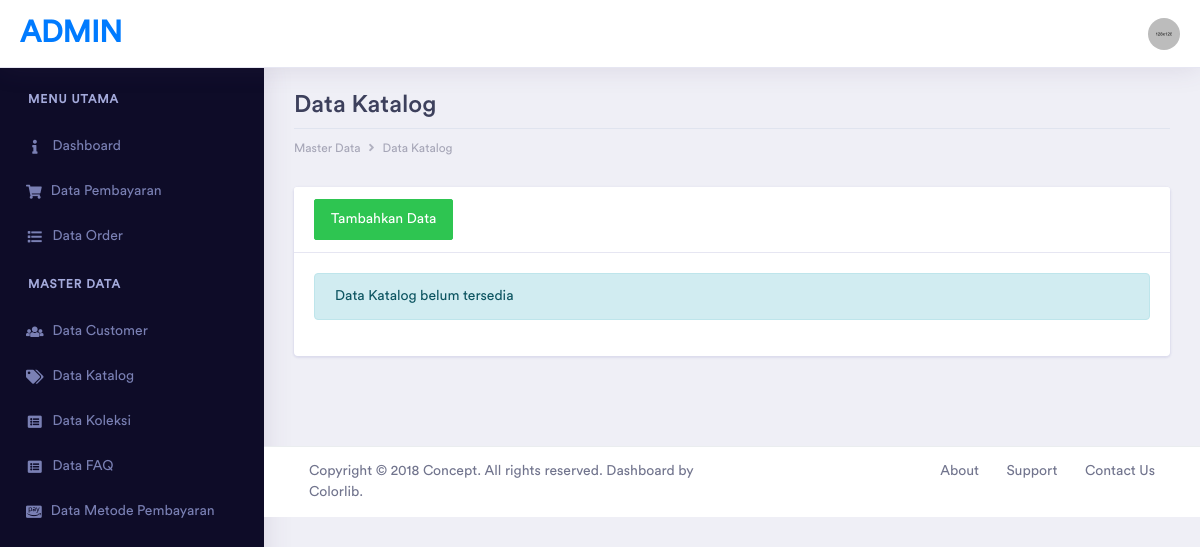
/admin/katalog, run on an earlier commit of the app's database.
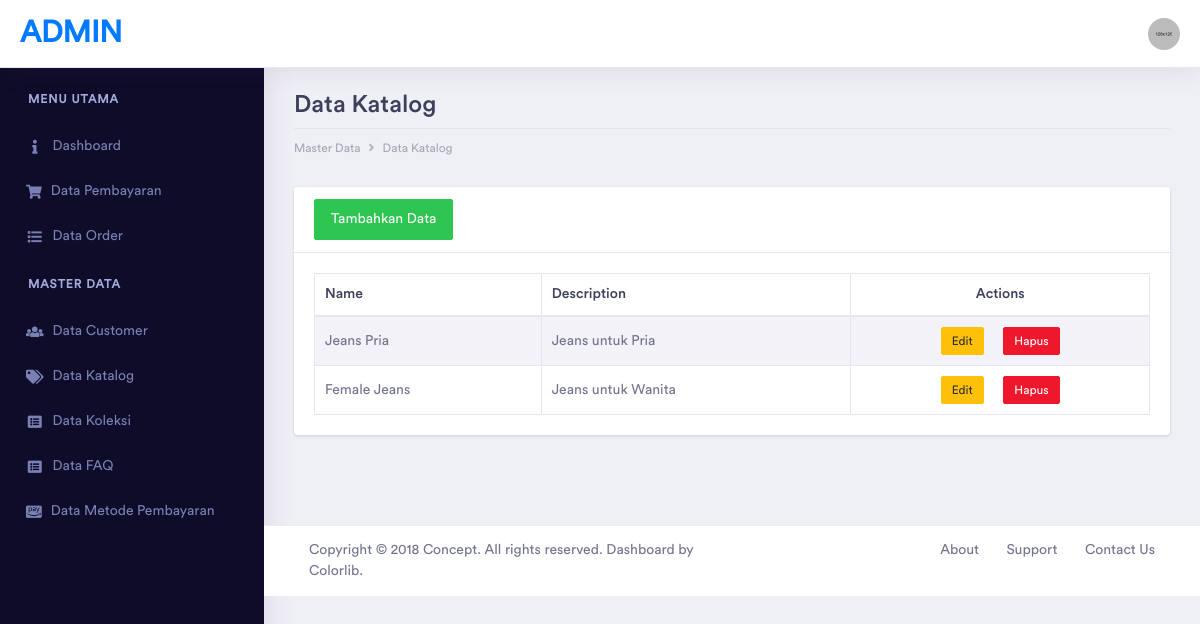
And on a later commit of the database.
### tables this page shows
CREATE TABLE IF NOT EXISTS `catalogs` (
  `id` int(11) NOT NULL AUTO_INCREMENT,
  `name` varchar(255) NOT NULL,
  `description` text,
  `permalink` varchar(255) NOT NULL,
  `created_at` timestamp NULL DEFAULT CURRENT_TIMESTAMP,
  `updated_at` timestamp NULL DEFAULT NULL,
  PRIMARY KEY (`id`)
);

### application/controllers/Catalog.php (called while the page is built, shortened)
<?php
class Catalog extends CI_Controller
{
	public function __construct()
	{
		$this->load->model('Catalog_Model', 'catalog');
	}
	public function list()
	{
		$data['title'] = "Daftar Katalog";
		$data['catalogs'] = $this->catalog->getAll();
		$this->form_validation->set_rules('nama', 'Nama Kategori', 'required|trim|min_length[3]');
		$this->form_validation->set_rules('deskripsi', 'Deskripsi', 'required|trim|min_length[5]');
		if ($this->form_validation->run() == false) {
			$this->load->view("templates/admin_header", $data);
			$this->load->view("admin/katalog", $data);
			$this->load->view("templates/admin_footer");
		}
	}
}

### index.php (called while the page is built, shortened)
<?php
require_once BASEPATH.'core/CodeIgniter.php';

### application/models/Catalog_Model.php (called while the page is built, shortened)
<?php
class Catalog_Model extends CI_Model
{
	public function getAll()
	{
		return $this->db->get($this::TABLE_NAME)->result_object();
	}
}

### application/views/admin/katalog.php (the view, shortened to what this page needs)
<div class="container-fluid dashboard-content">
	<div class="row">
		<div class="col-xl-12 col-lg-12 col-md-12 col-sm-12 col-12">
			<div class="page-header">
				<h2 class="pageheader-title">Data Katalog</h2>
				<div class="page-breadcrumb">
					<nav aria-label="breadcrumb">
						<ol class="breadcrumb">
							<li class="breadcrumb-item"><a href="#" class="breadcrumb-link">Master Data</a></li>
							<li class="breadcrumb-item"><a href="#" class="breadcrumb-link">Data Katalog</a></li>
						</ol>
					</nav>
				</div>
			</div>
		</div>
	</div>
	<div class="row">
		<div class="col-xl-12 col-lg-12 col-md-12 col-sm-12 col-12">
			<div class="row">
				<div class="col-xl-12 col-lg-12 col-md-12 col-sm-12 col-12">
					<div class="card">
						<div class="card-header">
							<a href="<?php echo base_url('catalog/list'); ?>" data-link="<?php echo base_url('catalog/list'); ?>" class="btn btn-success" data-toggle="modal" id="tambahKatalog" data-target="#ModalCatalog">
								Tambahkan Data
							</a>
						</div>
						<div class="card-body">
							<?php if (empty($catalogs)) : ?>
								<div class="alert alert-info">
									<p>Data Katalog belum tersedia</p>
								</div>
							<?php else : ?>
								<div class="table-responsive">
									<table id="example" class="table table-striped table-bordered second" style="width:100%">
										<thead>
											<tr>
												<th>Name</th>
												<th>Description</th>
												<th class="align-middle text-center">Actions</th>
											</tr>
										</thead>
										<tbody>
											<?php foreach ($catalogs as $catalog) : ?>
												<tr>
													<td><?php echo $catalog->name; ?></td>
													<td><?php echo $catalog->description; ?></td>
													<td class="text-center">
														<a class="btn btn-xs btn-warning editCatalog mr-3" href="<?php echo base_url('catalog/edit/') . $catalog->id; ?>" data-toggle="modal" data-target="#ModalCatalog" data-link="<?php echo base_url('catalog/edit/') . $catalog->id; ?>" data-id="<?php echo $catalog->id; ?>">Edit</a>
														<a class="btn btn-xs btn-danger" href="<?php echo base_url('catalog/delete/') . $catalog->id; ?>" onclick="return confirm('Apakah kamu yakin ingin menghapus data ini?')">Hapus</a>
													</td>
												</tr>
											<?php endforeach; ?>
										</tbody>
									</table>
								</div>
							<?php endif; ?>
						</div>
					</div>
				</div>
			</div>
		</div>
	</div>
</div>

What changed in the data, as far as the page shows it:
added catalogs: name "Jeans Pria", description "Jeans untuk Pria"
added catalogs: name "Female Jeans", description "Jeans untuk Wanita"
Also different on the page:
text no longer shown: "Data Katalog belum tersedia"
text now shown: "Name Description Actions"
